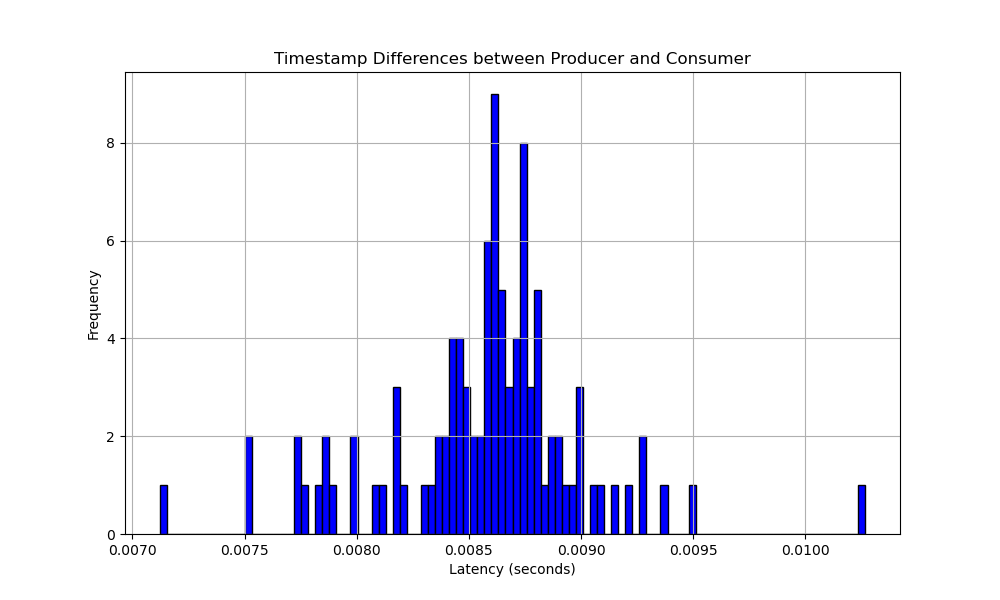

Write Python code to recreate this figure.
import argparse
import matplotlib.pyplot as plt


def parse_timestamp(timestamp):
    seconds, nanoseconds = timestamp.split('.')
    return int(seconds) + int(nanoseconds) / 1e9

def read_file(file_path):
    with open(file_path, 'r') as file:
        lines = file.readlines()
    return lines

def calculate_differences(producer_timestamps, consumer_timestamps):
    differences = []
    for prod_ts, cons_ts in zip(producer_timestamps, consumer_timestamps):
        prod_time = parse_timestamp(prod_ts)
        cons_time = parse_timestamp(cons_ts)
        difference = cons_time - prod_time
        differences.append(difference)
    return differences

def save_differences(differences, output_file, producer_first_line, consumer_first_line, producer_first_timestamp):
    with open(output_file, 'w') as file:
        file.write(producer_first_line)
        file.write(consumer_first_line)
        file.write("# "+ producer_first_timestamp)
        for diff in differences:
            file.write(f'{diff}\n')

#creating an histogram
def plot_histogram(differences, output_file):
    plt.figure(figsize=(10, 6))
    
    plt.hist(differences, bins=100, color='blue', edgecolor='black')
    plt.title('Timestamp Differences between Producer and Consumer')
    plt.xlabel('Latency (seconds)')
    plt.ylabel('Frequency')
    plt.grid(True)
    histogram_file = output_file.replace('.txt', '.png')
    plt.savefig(histogram_file)
    print(f'Histogram saved as {histogram_file}')

def main():
    parser = argparse.ArgumentParser(description='Calculate timestamp differences between producer and consumer')
    parser.add_argument('--output', required=True, help='Output file for the differences')
    args = parser.parse_args()

    producer_file = '../producer/bench.prod'
    consumer_file = '../consumer/bench.cons'

    producer_lines = read_file(producer_file)
    consumer_lines = read_file(consumer_file)

    producer_first_line = producer_lines[0]
    consumer_first_line = consumer_lines[0]

    producer_timestamps = [line.strip().split(' - Payload: ')[0] for line in producer_lines[1:]]
    consumer_timestamps = [line.strip().split(' - Payload: ')[0] for line in consumer_lines[1:]]

    if len(producer_timestamps) != len(consumer_timestamps):
        print("Warning: Producer and consumer files have different lengths")

    differences = calculate_differences(producer_timestamps, consumer_timestamps)
    save_differences(differences, args.output, producer_first_line, consumer_first_line, producer_timestamps[0] + '\n')
    plot_histogram(differences, args.output)

if __name__ == '__main__':
    main()
